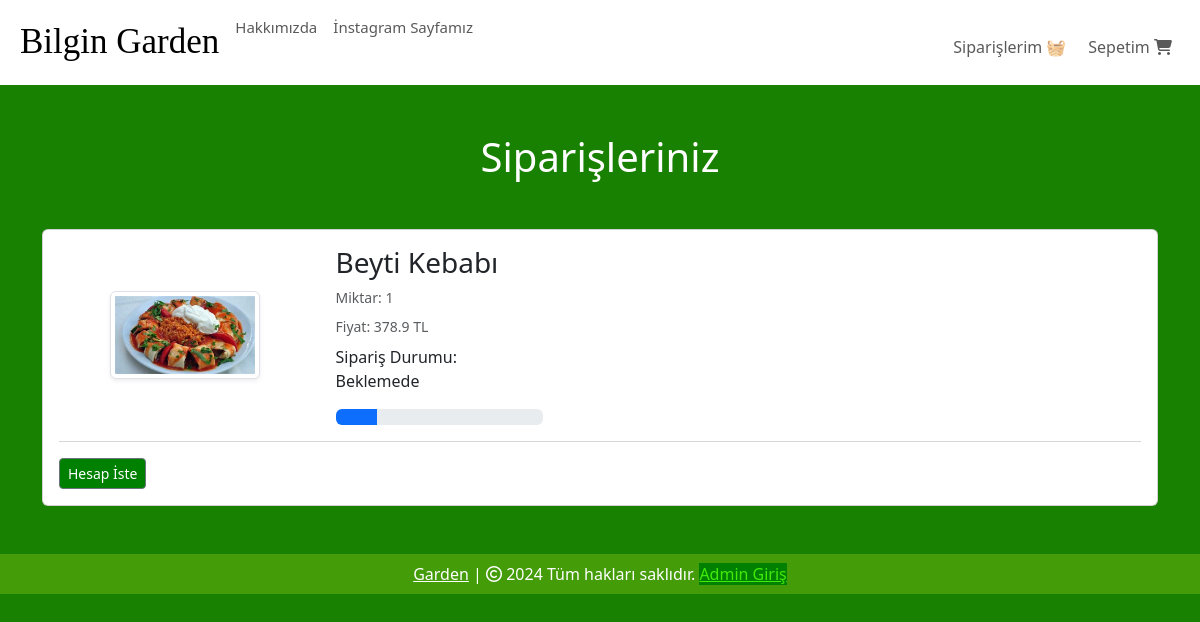
The app's page /orders (signed in), older data.
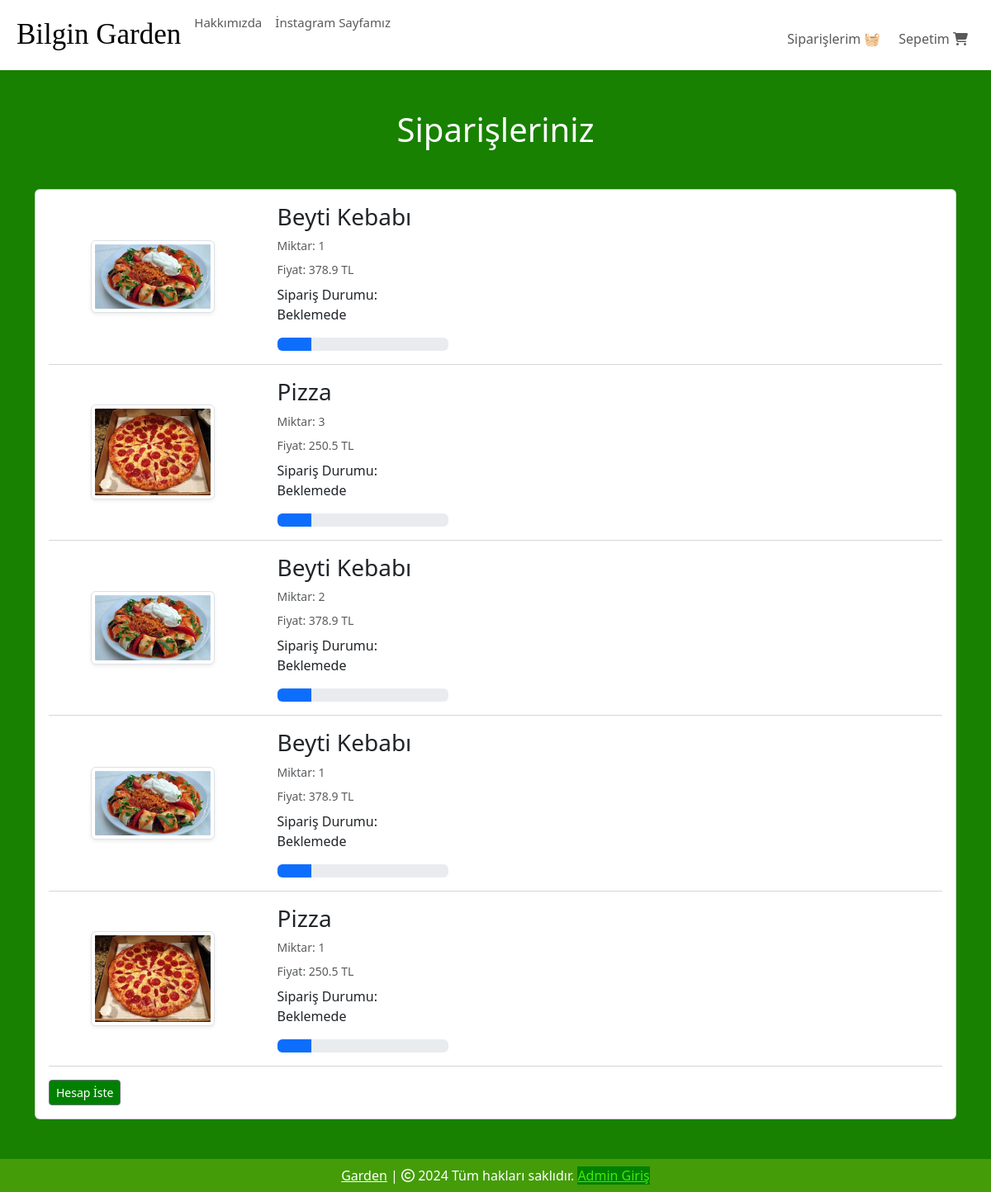
The same page, newer data.
### website/models.py (models this page shows, shortened)
class Order(db.Model):
    id = db.Column(db.Integer, primary_key=True)
    quantity = db.Column(db.Integer, nullable=False)
    price = db.Column(db.Float, nullable=False)
    status = db.Column(db.String(100), nullable=True)
    Payment = db.Column(db.String(100), nullable=True)
    customer_link = db.Column(db.Integer, db.ForeignKey('customer.id'), nullable=True)
    product_link = db.Column(db.Integer, db.ForeignKey('product.id'), nullable=False)

class Product(db.Model):
    id = db.Column(db.Integer, primary_key=True)
    product_name = db.Column(db.String(100), nullable=False)
    current_price = db.Column(db.Float, nullable=False)
    previous_price = db.Column(db.Float, nullable=False)
    in_stock = db.Column(db.Integer, nullable=False)
    product_picture = db.Column(db.String(1000), nullable=False)
    flash_sale = db.Column(db.Boolean, default=False)
    date_added = db.Column(db.DateTime, default=datetime.utcnow)
    salad = db.Column(db.Boolean, default=False)
    main = db.Column(db.Boolean, default=False)
    colddrink = db.Column(db.Boolean, default=False)
    hotdrink = db.Column(db.Boolean, default=False)
    desert = db.Column(db.Boolean, default=False)
    sneak = db.Column(db.Boolean, default=False)
    carts = db.relationship('Cart', backref=db.backref('product', lazy=True))
    orders = db.relationship('Order', backref=db.backref('product', lazy=True))

### website/views.py (the view)
@views.route('/orders', methods=['GET', 'POST'])
@login_required
def order():
    orders = Order.query.filter_by(customer_link=current_user.id).all()
    return render_template('orders.html', orders=orders)

### website/templates/orders.html (shortened to what this page needs)
{% extends 'base.html' %}
{% block body %}
<div class="container my-5">
    <div class="row">
        {% if orders %}
        <h1 class="text-center mb-5" style="color: white;">Siparişleriniz</h1>
        <div class="col-sm-13">
            <div class="card">
                <div class="card-body">
                    {% for item in orders %}
                    <div class="row">
                        <div class="col-sm-3 text-center align-self-center">
                            <img src="{{ item.product.product_picture }}" alt="" class="img-fluid img-thumbnail shadow-sm" height="150px" width="150px">
                        </div>
                        <div class="col-sm-7">
                            <h3>{{ item.product.product_name }}</h3>
                            <p class="mb-2 text-muted small">Miktar: {{ item.quantity }}</p>
                            <p class="mb-2 text-muted small">Fiyat: {{ item.price }} TL</p>
                            <div class="col-sm-4">
                                <p>Sipariş Durumu: {{ item.status }}</p>
                                {% if item.status == 'Beklemede' %}
                                <div class="progress">
                                    <div class="progress-bar" role="progressbar" style="width: 20%;"  aria-valuenow="20" aria-valuemin="0" aria-valuemax="100"></div>
                                </div>
                                {% elif item.status == 'Onaylandı' %}
                                <div class="progress">
                                    <div class="progress-bar bg-info" role="progressbar" style="width: 40%;"  aria-valuenow="40" aria-valuemin="0" aria-valuemax="100"></div>
                                </div>
                                {% elif item.status == 'Out for delivery' %}
                                <div class="progress">
                                    <div class="progress-bar bg-warning" role="progressbar" style="width: 70%;"  aria-valuenow="70" aria-valuemin="0" aria-valuemax="100"></div>
                                </div>
                                {% elif item.status == 'Servis Edildi' %}
                                <div class="progress">
                                    <div class="progress-bar bg-success" role="progressbar" style="width: 100%;"  aria-valuenow="100" aria-valuemin="0" aria-valuemax="100"></div>
                                </div>
                                {% elif item.status == 'İptal Edildi' %}
                                <div class="progress">
                                    <div class="progress-bar bg-danger" role="progressbar" style="width: 100%;"  aria-valuenow="100" aria-valuemin="0" aria-valuemax="100"></div>
                                </div>
                                {% endif %}
                            </div>
                        </div>
                    </div>
                    <hr class="text-muted">
                    {% endfor %}
                    <div class="col-sm-4">
                        <a class="btn btn-sm btn-secondary  " style="margin-right: -200px; color: rgb(255, 255, 255); background-color: green;" href="/payment">Hesap İste</a>
                    </div>
                </div>
            </div>
        </div>
        {% else %}
        <h1 class="text-center mb-5" style="color: white;">Herhangi Bir Siparişiniz Yok</h1>
        {% endif %}
    </div>
</div>
{% endblock %}

### website/templates/base.html (shortened to what this page needs)
<!DOCTYPE html>
<html lang="tr">
<head>
    <link rel="stylesheet" href="https://cdnjs.cloudflare.com/ajax/libs/bootstrap-icons/1.10.5/font/bootstrap-icons.min.css" />
    <link rel="stylesheet" href="{{ url_for('static', filename='css/all.min.css') }}">
    <link rel="stylesheet" href="{{ url_for('static', filename='css/bootstrap.min.css') }}">
    <link rel="stylesheet" href="{{ url_for('static', filename='css/style.css') }}">
</head>
<body style="background-color: rgb(24, 129, 1);">
    <nav class="navbar navbar-expand-lg" style="background-color: rgb(255, 255, 255);">
      <div class="container-fluid">
        <div class="collapse navbar-collapse" id="navbarSupportedContent">
          <ul class="navbar-nav me-auto mb-2 mb-lg-0">
            <li class="nav-item">
              <a class="nav-link active" aria-current="page" href="/" style="font-family: cursive; font-size: 35px;"> Bilgin Garden</a>
            </li>
            <li class="nav-item">
              <a class="nav-link text-grey" href="#" style="font-size: 15px;">Hakkımızda</a>
            </li>
            <li class="nav-item">
              <a class="nav-link text-grey" href="https://www.instagram.com/bilgingarden/" style="font-size: 15px;">İnstagram Sayfamız</a>
            </li>
          </ul>
        </div>
        <ul class="navbar-nav me-auto mb-2 mb-lg-0">
          <li class="nav-item mx-2" id="items">
            {% if cart | length < 1 %}
            <a class="nav-link text-grey" style=" margin-left:205px; margin-top:10px;" href="/cart"> Sepetim
              <i class="fa-solid fa-cart-shopping"></i>
            </a>
            {% else %}
            <a class="nav-link text-grey" style=" margin-left:205px; margin-top:10px;" href="/cart"><span class="badge bg-success"></span> Sepetim
              <i class="bi bi-{{ cart | length }}-square-fill"></i>
            </a>
            {% endif %}
            <a class="nav-link text-grey" style=" margin-left:70px; margin-top:-40px;" href="/orders"> Siparişlerim 🧺
            </a>
          </li>
        </ul>
      </div>
    </nav>
    {% block body %}
    {% endblock %}
    <footer class="container-fluid  text-center p-2 mt-5" style="background-color: rgb(68, 156, 9); color: white;">
      <a href="https://RestorantUrl.com" style="color: white;">Garden</a> | <span>
        <i class="fa-sharp fa-regular fa-copyright"></i></span> 2024 Tüm hakları saklıdır.
        <a href="/login" style="color: rgb(65, 234, 9); background-color: green;">Admin Giriş</a>
    </footer>
</body>
</body>
</html>

Row changes from the older to the newer data that the page shows:
added Order: product.product_picture (picture), product.product_name "Pizza", quantity "3", price "250.5", status "Beklemede"
added Order: product.product_picture (picture), product.product_name "Beyti Kebabı", quantity "2", price "378.9", status "Beklemede"
added Order: product.product_picture (picture), product.product_name "Beyti Kebabı", quantity "1", price "378.9", status "Beklemede"
added Order: product.product_picture (picture), product.product_name "Pizza", quantity "1", price "250.5", status "Beklemede"
